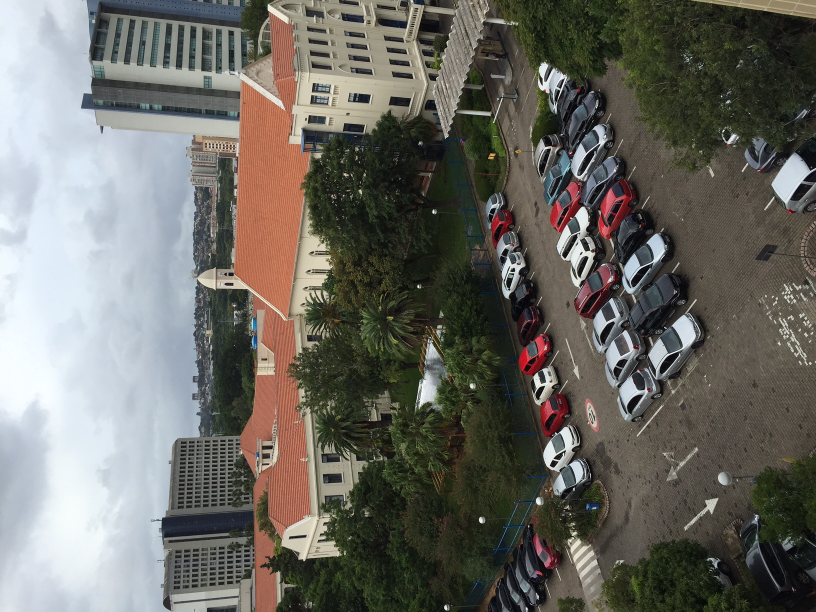
#> input picture CGT1/ImageClass/data/Colegio.JPG, 1632 x 1224 px (shown at 1/2 size); its folder holds 2 pictures in this run
$ python batch_resize.py --path ../../CGT1/ImageClass/data
#> lines starting #> are read from the running program, lines starting #| are printed output that depends on the picture
import argparse
import os
from PIL import Image


def main(args):
	n_files = len(os.listdir(args.path))

	for i, file in enumerate(os.listdir(args.path)):
		print('on file', i + 1, '/', n_files)
		f_img = os.sep.join([args.path, file])
		img = Image.open(f_img)
#> img is the input picture: PIL image 1632x1224 RGB; mean R, G, B 106.8, 105.3, 98.7
		img.convert('RGB')  # remove alpha channel
		img = img.resize((640, 640))  # redimensiona para 640x640 pixels
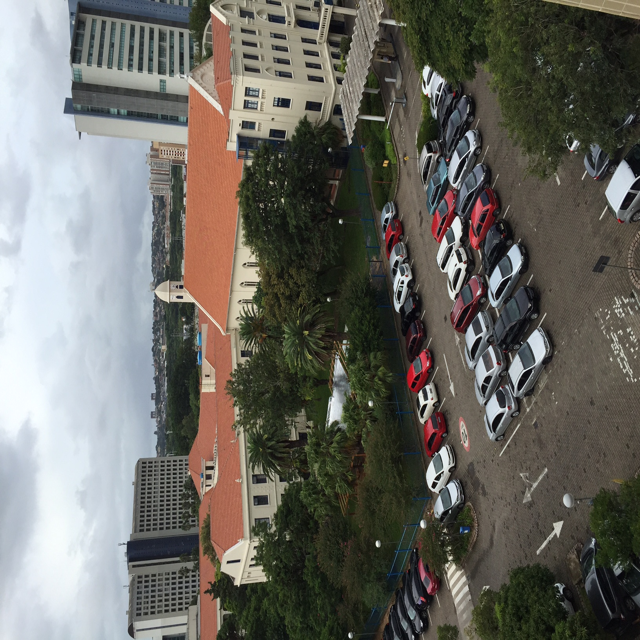
#> img: PIL image 640x640 RGB; mean R, G, B 106.8, 105.3, 98.7
		img.save(f_img.split('.')[0] + '.bmp', format='bmp')
#> pass 2 of the loop in main, `for i, file in enumerate(os.listdir(args.path)):`:
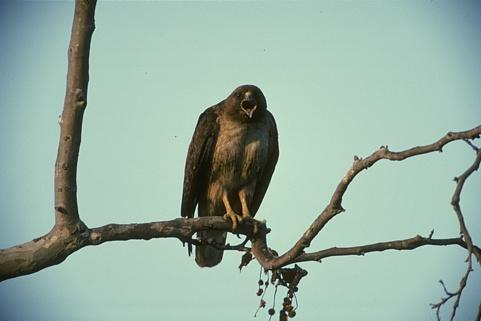
#> input picture CGT1/ImageClass/data/Falcao.jpg, 481 x 321 px
#> in main, img is the input picture: PIL image 481x321 RGB; mean R, G, B 151.2, 175.1, 163.2
#> in main, `img = img.resize((640, 640))`:
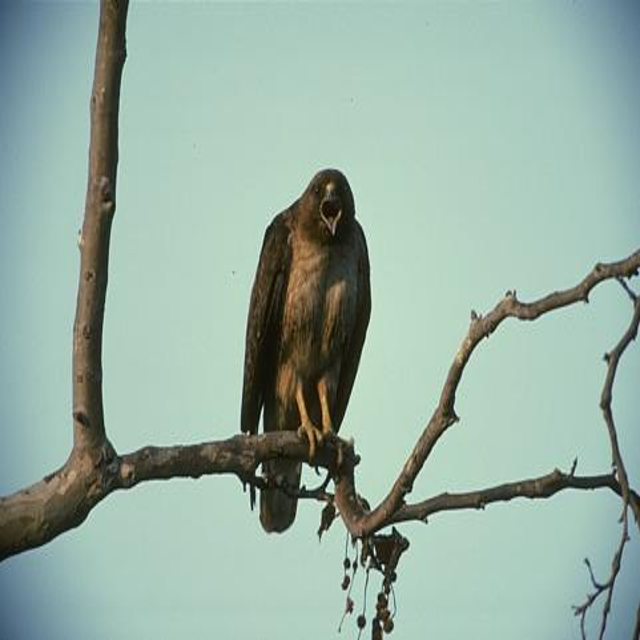
#> img: PIL image 640x640 RGB; mean R, G, B 151.2, 175.1, 163.2


if __name__ == '__main__':
	parser = argparse.ArgumentParser(
		description='Script for batch-resizing images.'
	)

	parser.add_argument(
		'--path', action='store', required=True,
		help='Path where files to convert are.'
	)

	some_args = parser.parse_args()

	main(some_args)
